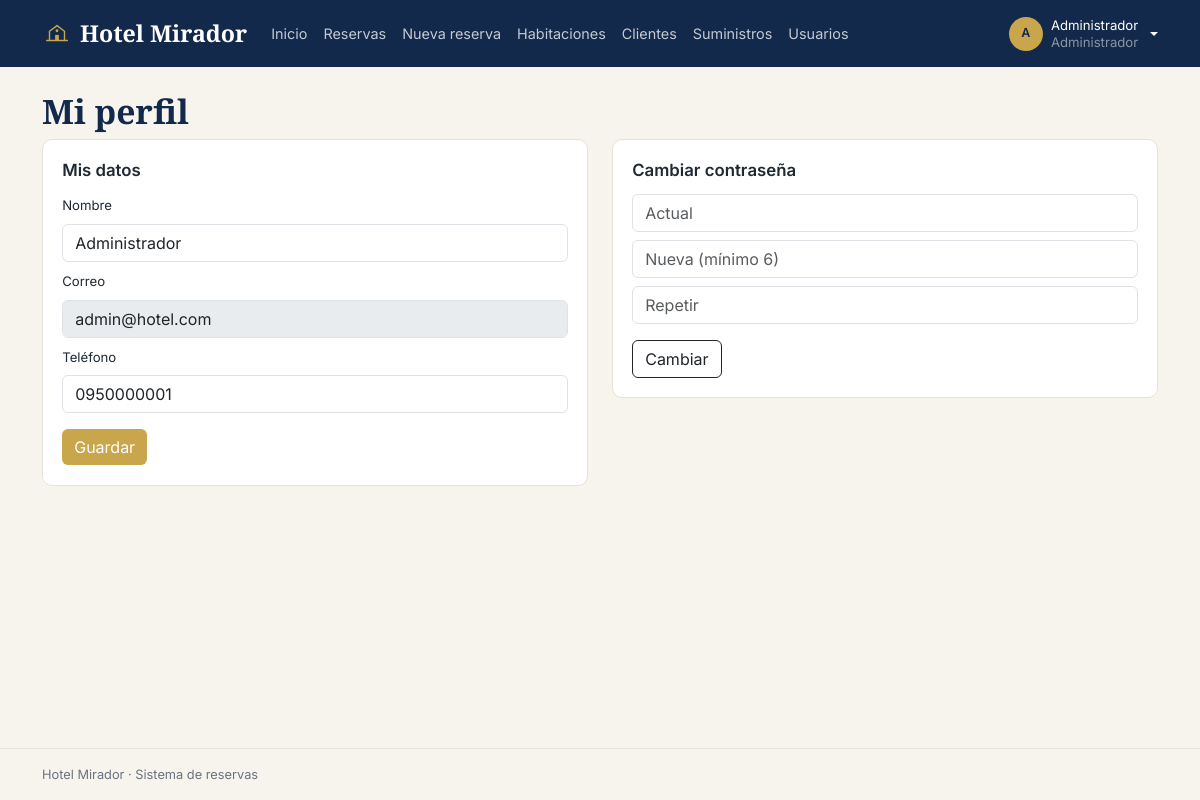
The app's page /index.php?r=perfil/index (signed in) with its own data.
### tables this page shows
CREATE TABLE usuarios (
  id         INT AUTO_INCREMENT PRIMARY KEY,
  nombre     VARCHAR(60)  NOT NULL,
  correo     VARCHAR(100) NOT NULL UNIQUE,
  contrasena VARCHAR(255) NOT NULL,
  id_rol     INT          NOT NULL,
  telefono   VARCHAR(15)  NULL,
  documento  VARCHAR(20)  NULL,    
  empresa    VARCHAR(80)  NULL,    
  activo     TINYINT(1)   NOT NULL DEFAULT 1,
  creado_en  DATETIME     NOT NULL DEFAULT CURRENT_TIMESTAMP,
  FOREIGN KEY (id_rol) REFERENCES roles(id)
);

### core/Controller.php (called while the page is built, shortened)
<?php
abstract class Controller
{
    protected function render(string $vista, array $datos = []): void
    {
        extract($datos);
        require __DIR__ . '/../views/layout/header.php';
        require __DIR__ . '/../views/' . $vista . '.php';
        require __DIR__ . '/../views/layout/footer.php';
    }
}

### controllers/PerfilController.php (called while the page is built, shortened)
<?php
class PerfilController extends Controller
{
    public function index(): void
    {
        $this->render('perfil/index', ['titulo' => 'Mi perfil', 'u' => Usuario::find(Auth::id())]);
    }
}

### core/Router.php (called while the page is built, shortened)
<?php
class Router
{
    public static function dispatch(string $ruta): void
    {
        if (!preg_match('#^([a-z]+)/([a-z]+)$#', $ruta, $m)) self::error404();
        $accion = $m[2];
        (new $clase())->$accion();
    }
}

### index.php (called while the page is built, shortened)
<?php
require __DIR__ . '/core/helpers.php';
require __DIR__ . '/core/Database.php';
require __DIR__ . '/core/Auth.php';
require __DIR__ . '/core/Model.php';
require __DIR__ . '/core/Controller.php';
require __DIR__ . '/core/Router.php';
Router::dispatch(is_string($_GET['r'] ?? null) ? $_GET['r'] : '');

### core/helpers.php (called while the page is built, shortened)
<?php
function e($v): string
{
    return htmlspecialchars((string) ($v ?? ''), ENT_QUOTES, 'UTF-8');
}
function url(string $ruta, array $params = []): string
{
    return 'index.php?' . http_build_query(['r' => $ruta] + $params);
}
function asset(string $ruta): string
{
    $f = __DIR__ . '/../assets/' . $ruta;
    return 'assets/' . $ruta . '?v=' . (is_file($f) ? filemtime($f) : 1);
}
function iniciales(string $nombre): string
{
    $partes = preg_split('/\s+/', trim($nombre));
    return mb_strtoupper(mb_substr($partes[0], 0, 1) . mb_substr($partes[1] ?? '', 0, 1));
}

### core/Auth.php (called while the page is built, shortened)
<?php
class Auth
{
    public static function user(): ?array
    {
        return $_SESSION['usuario'] ?? null;
    }
}

### core/Database.php (called while the page is built, shortened)
<?php
class Database
{
    private static ?PDO $pdo = null;
    public static function get(): PDO
    {
        try {
            self::$pdo = new PDO(
                'mysql:host=' . DB_HOST . ';port=' . DB_PORT . ';dbname=' . DB_NAME . ';charset=utf8mb4',
                DB_USER,
                DB_PASS,
                [
                    PDO::ATTR_ERRMODE            => PDO::ERRMODE_EXCEPTION,
                    PDO::ATTR_DEFAULT_FETCH_MODE => PDO::FETCH_ASSOC,
                    PDO::ATTR_EMULATE_PREPARES   => false,
                ]
            );
            self::$pdo->exec("SET time_zone = '" . date('P') . "'");
        } catch (PDOException $e) {
            http_response_code(500);
            $info = DEBUG ? '<br><small>' . htmlspecialchars($e->getMessage()) . '</small>' : '';
            exit('<h3 style="font-family:sans-serif">No hay conexión con la base de datos. Revisa la configuración e importa hotel.sql.' . $info . '</h3>');
        }
        return self::$pdo;
    }
}

### core/Model.php (called while the page is built, shortened)
<?php
abstract class Model
{
    protected static string $tabla;
    protected static function db(): PDO
    {
        return Database::get();
    }
    protected static function query(string $sql, array $params = []): PDOStatement
    {
        $st = self::db()->prepare($sql);
        $st->execute($params);
        return $st;
    }
    public static function find(int $id): ?array
    {
        return self::query('SELECT * FROM ' . static::$tabla . ' WHERE id = ?', [$id])->fetch() ?: null;
    }
}

### views/perfil/index.php (the view, shortened to what this page needs)
<h1 class="titulo">Mi perfil</h1>
<div class="row g-4">
  <div class="col-lg-6">
    <form method="post" action="<?= url('perfil/guardar') ?>" class="tarjeta needs-validation" novalidate>
      <h2 class="subtitulo">Mis datos</h2>
      <label class="form-label small">Nombre</label><input class="form-control mb-2" name="nombre" value="<?= e($u['nombre']) ?>" required minlength="3">
      <label class="form-label small">Correo</label><input class="form-control mb-2" value="<?= e($u['correo']) ?>" disabled>
      <label class="form-label small">Teléfono</label><input class="form-control mb-3" name="telefono" value="<?= e($u['telefono']) ?>" pattern="\d{7,15}">
      <button class="btn btn-dorado">Guardar</button>
    </form>
  </div>
  <div class="col-lg-6">
    <form method="post" action="<?= url('perfil/clave') ?>" class="tarjeta needs-validation" novalidate>
      <h2 class="subtitulo">Cambiar contraseña</h2>
      <input type="password" class="form-control mb-2" name="actual" placeholder="Actual" required aria-label="Contraseña actual">
      <input type="password" class="form-control mb-2" name="nueva" id="nueva" placeholder="Nueva (mínimo 6)" required minlength="6" aria-label="Nueva contraseña">
      <input type="password" class="form-control mb-3" name="nueva2" placeholder="Repetir" required data-igual="nueva" aria-label="Repetir contraseña">
      <button class="btn btn-outline-dark">Cambiar</button>
    </form>
  </div>
</div>

### views/layout/header.php (shortened to what this page needs)
<?php
$ruta = get('r');
$yo = Auth::user();
$menus = [
    Auth::ADMIN         => [['inicio/index', 'Inicio'], ['reservas/index', 'Reservas'], ['reservas/buscar', 'Nueva reserva'], ['habitaciones/index', 'Habitaciones'],
                            ['clientes/index', 'Clientes'], ['suministros/index', 'Suministros'], ['usuarios/index', 'Usuarios']],
    Auth::GERENTE       => [['inicio/index', 'Inicio'], ['habitaciones/index', 'Habitaciones'], ['reservas/index', 'Reservas'], ['suministros/index', 'Suministros']],
    Auth::RECEPCIONISTA => [['inicio/index', 'Inicio'], ['reservas/buscar', 'Nueva reserva'], ['reservas/index', 'Reservas'], ['clientes/index', 'Clientes']],
    Auth::CLIENTE       => [['inicio/index', 'Inicio'], ['reservas/buscar', 'Reservar'], ['reservas/index', 'Mis reservas']],
    Auth::PROVEEDOR     => [['inicio/index', 'Inicio'], ['suministros/index', 'Necesidades del hotel']],
];
$menu = $yo ? $menus[$yo['id_rol']] : [];
?>
<!doctype html>
<html lang="es">
<head>
  <link rel="stylesheet" href="https://cdn.jsdelivr.net/npm/bootstrap@5.3.3/dist/css/bootstrap.min.css">
  <link rel="stylesheet" href="https://cdn.jsdelivr.net/npm/bootstrap-icons@1.11.3/font/bootstrap-icons.min.css">
  <link rel="stylesheet" href="<?= asset('css/styles.css') ?>">
</head>
<body>
<?php if ($yo): ?>
<nav class="navbar navbar-expand-lg barra">
  <div class="container">
    <a class="navbar-brand marca" href="<?= url('inicio/index') ?>"><img src="<?= asset('img/logo.svg') ?>" alt="" width="30"> Hotel Mirador</a>
    <div class="collapse navbar-collapse" id="nav">
      <ul class="navbar-nav me-auto">
        <?php
        foreach ($menu as [$_ruta, $_texto]): ?>
          <li class="nav-item"><a class="nav-link <?= $ruta === $_ruta || ($_ruta !== 'reservas/buscar' && explode('/', $_ruta)[0] === explode('/', $ruta)[0] && $ruta !== 'reservas/buscar') ? 'active' : '' ?>" href="<?= url($_ruta) ?>"><?= $_texto ?></a></li>
        <?php endforeach; ?>
      </ul>
      <div class="dropdown">
        <a href="#" class="d-flex align-items-center gap-2 text-white text-decoration-none dropdown-toggle" data-bs-toggle="dropdown" aria-expanded="false">
          <span class="avatar"><?= e(iniciales($yo['nombre'])) ?></span>
          <span class="lh-sm small"><?= e($yo['nombre']) ?><br><span class="text-white-50"><?= e($yo['rol']) ?></span></span>
        </a>
      </div>
    </div>
  </div>
</nav>
<?php endif; ?>
<main class="<?= $yo ? 'container py-4' : '' ?>">

### assets/css/styles.css (style rules this page uses)
:root { --azul: #13294b; --azul-2: #1f3d6b; --dorado: #c9a54b; --dorado-osc: #a8852f; --crema: #f7f4ee; --texto: #1f2933; --gris: #6b7280; --borde: #e7e2d8; }
body { font-family: 'Inter', system-ui, sans-serif; background: var(--crema); color: var(--texto); font-size: .94rem; min-height: 100vh; display: flex; flex-direction: column; }
main { flex: 1; }
a { color: var(--azul-2); }
.titulo, .marca, .cifra span, .precio { font-family: 'Cormorant Garamond', Georgia, serif; font-weight: 700; }
.titulo { font-size: 2.1rem; color: var(--azul); }
.subtitulo { font-size: 1.05rem; font-weight: 600; margin-bottom: .9rem; }
.btn-dorado { background: var(--dorado); color: #fff; border: 0; }
.barra { background: var(--azul); padding: .7rem 0; }
.marca { display: flex; align-items: center; gap: .5rem; color: #fff; font-size: 1.45rem; }
.barra .nav-link { color: rgba(255, 255, 255, .75); font-size: .9rem; }
.avatar { width: 34px; height: 34px; border-radius: 50%; background: var(--dorado); color: var(--azul); display: inline-flex; align-items: center; justify-content: center; font-weight: 600; font-size: .78rem; }
.tarjeta { background: #fff; border: 1px solid var(--borde); border-radius: 10px; padding: 1.2rem; }

### records on screen
usuarios: nombre "A", nombre "Administrador", correo "admin@hotel.com", telefono "0950000001"

### other values on screen
$_texto "Inicio"
$_texto "Reservas"
$_texto "Nueva reserva"
$_texto "Habitaciones"
$_texto "Clientes"
$_texto "Suministros"
$_texto "Usuarios"
